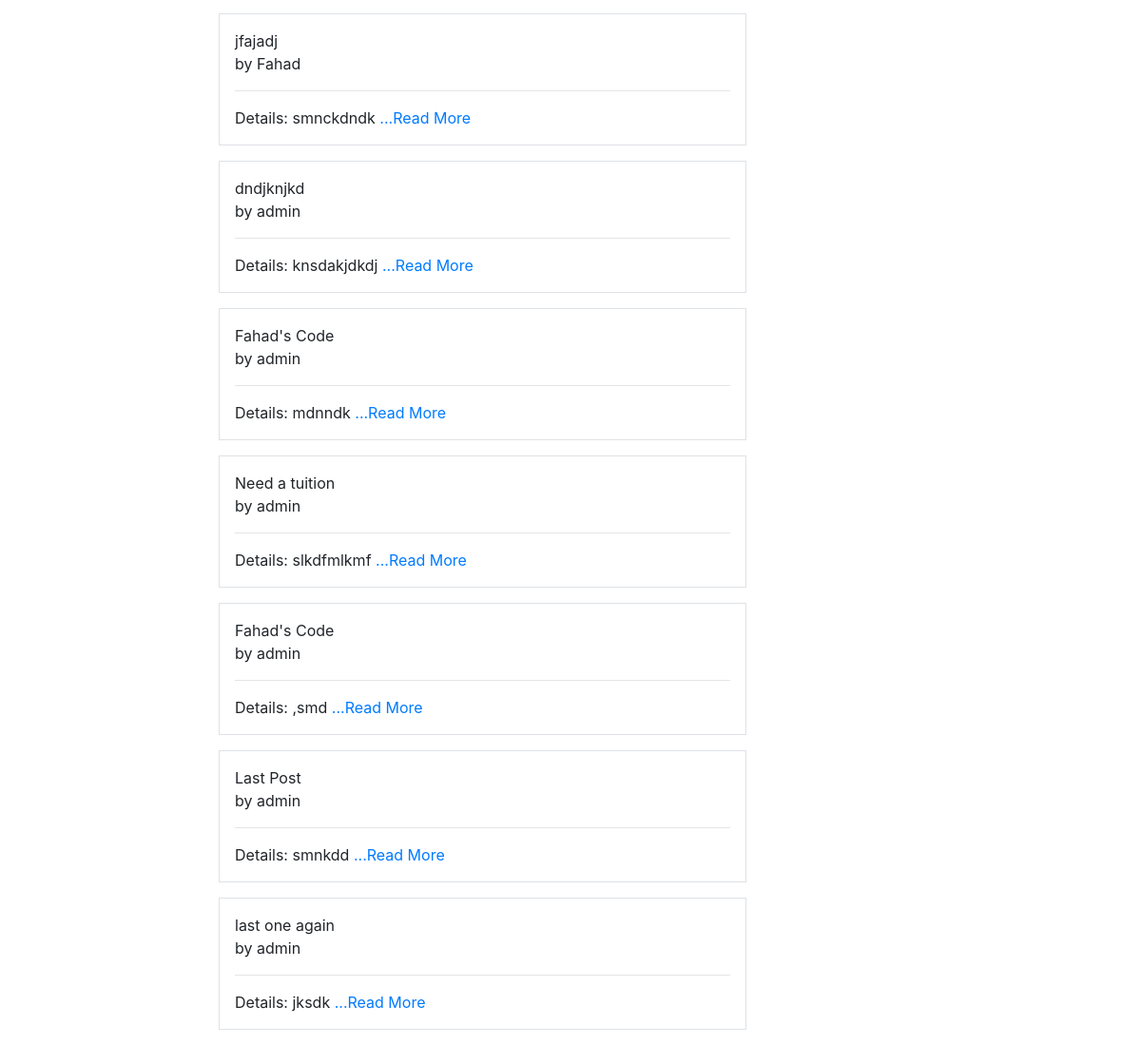
The page /tuition/postlist/ (lower part) on the database as committed earlier.
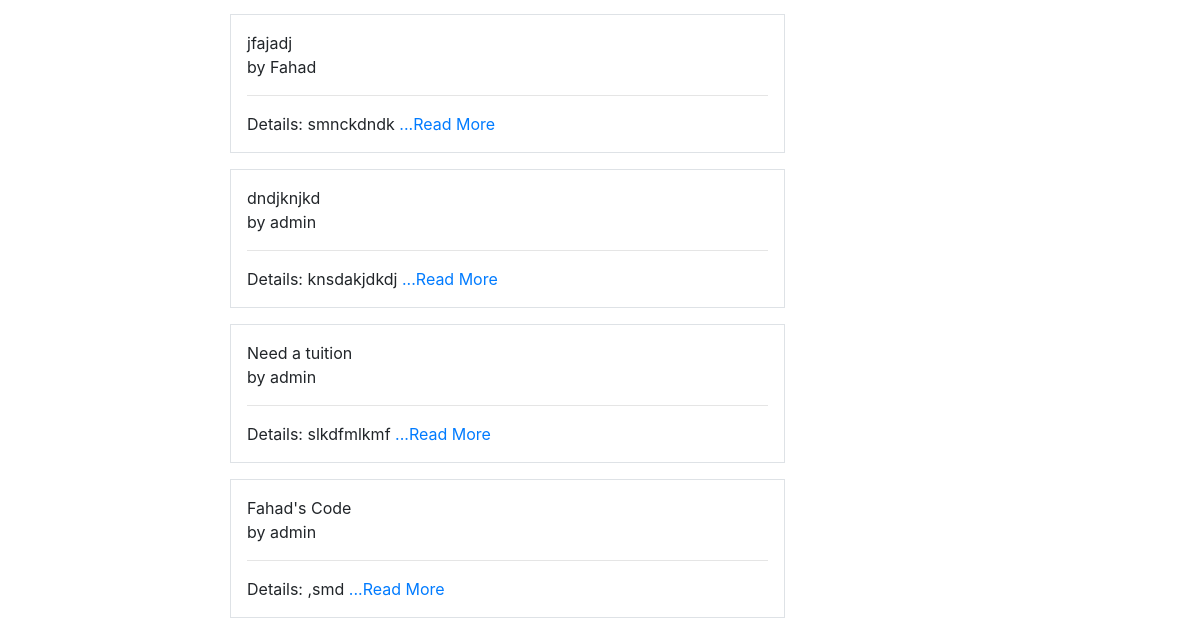
The same page on the database as committed later.
### tuition/models.py (models this page shows, shortened)
class Post(models.Model):
    CATEGORY=(
        ('Teacher','Teacher'),
        ('Student','Student'),
    )
    MEDIUM=(
        ('bangla','bangla'),
        ('English','English'),
        ('Urdu','Urdu'),
        ('Hindi','Hindi'),
        ('Arabic','Arabic'),
    )
    user=models.ForeignKey(User,on_delete=models.CASCADE, blank=True, null= True)
    id=models.AutoField(primary_key=True)
    title=models.CharField(max_length=101)
    slug=models.CharField(max_length=100, default=title)
    email=models.EmailField()
    salary=models.FloatField()
    details=models.TextField()
    available=models.BooleanField()
    category=models.CharField(max_length=100,choices=CATEGORY)
    created_at=models.DateTimeField(default=now)
    image=models.ImageField(default='default.jpg', upload_to='tuition/images')
    medium=MultiSelectField(max_length=100, max_choices=5, choices=MEDIUM, default='bangla')
    subject=models.ManyToManyField(Subject, related_name='subject_set')
    class_in=models.ManyToManyField(Class_in, related_name='class_set')

### tuition/views.py (the view)
# urls.py: path('postlist/',PostListView.as_view(),name="postlist"),
class PostListView(ListView):
    template_name='tuition/postlist.html'
    queryset=Post.objects.all()
    context_object_name='posts'
    def get_context_data(self,*args, **kwargs):
        context=super().get_context_data(*args, **kwargs)
        context['posts']= context.get('object_list')
        context['subjects']= Subject.objects.all()
        context['classes']= Class_in.objects.all()
        return context

### tuition/models.py (called while the page is built)
    def __str__(self):
        return self.name

    def __str__(self):
        return self.name

### templates/tuition/postlist.html (shortened to what this page needs)
{% extends 'basic.html' %}
{% block body %}
<div class="container">
  {% for p in posts %}
  <div class="col-md-6 offset-md-2 mb-3 p-3 border">
    {{p.title}} <br>
    by {{p.user.username}} <br>
    <hr>
    Details: {{p.details}}
    <a href="/tuition/postdetail/{{p.id}}">...Read More</a>
  </div>
  {% endfor %}
</div>
{% endblock body %}

Rows that differ between the two databases and show on the page:
removed Post: title "Fahad's Code", user.username "admin", details "mdnndk"
removed Post: title "Last Post", user.username "admin", details "smnkdd"
removed Post: title "last one again", user.username "admin", details "jksdk"
